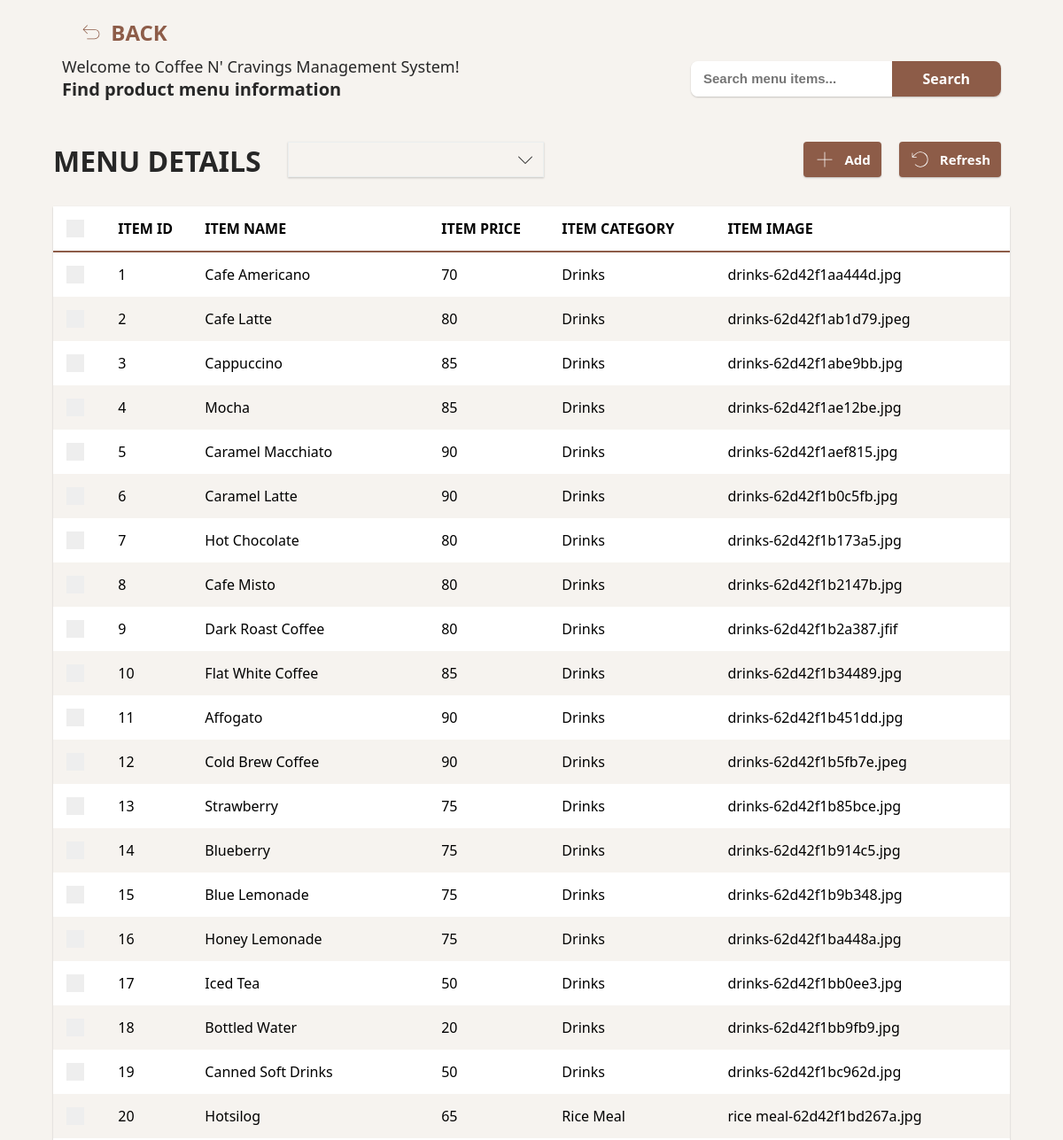
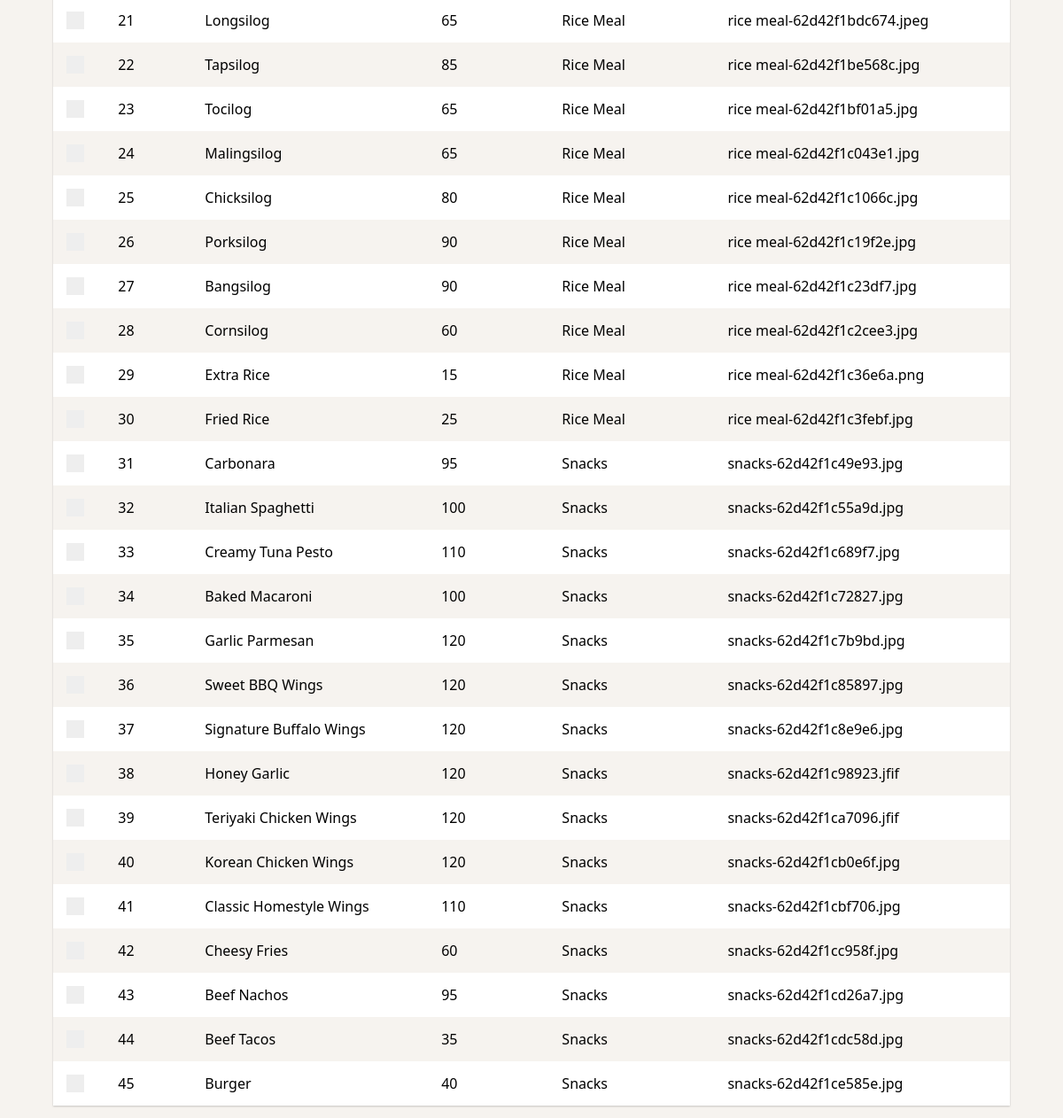
/products.php, run on the app's committed database (2 pictures, top to bottom).
### tables this page shows
CREATE TABLE `products` (
  `product_id` int(11) NOT NULL,
  `name` varchar(100) NOT NULL,
  `price` int(11) NOT NULL,
  `category` varchar(100) NOT NULL,
  `image` varchar(250) NOT NULL,
  `date_created` timestamp NOT NULL DEFAULT current_timestamp()
);

### functions.php (called while the page is built, shortened)
<?php
function ConditionToQ($data, $delimeter)
{
    return implode($delimeter, array_map(function ($value, $key) {
        return $key . "=" . "'" . $value . "'";
    }, $data, array_keys($data)));
}
function Select($table, $where, $fetchAll = false, $database, $some = '')
{
    $w = isset($where) ? " WHERE " . ConditionToQ($where, " AND ") : "";
    $query = "SELECT * FROM " . $table . $w . $some;
    $stmt = $database->prepare($query);
    $stmt->execute();
    if ($fetchAll) {
        return $stmt->fetchAll();
    }
    else {
        return $stmt->fetch();
    }
}

### system.php (the view, shortened to what this page needs)
<?php
include __DIR__ . "./functions.php";
function UseIcon($name, $p = '')
{
    $SOME = empty($p) ? '' : $p;
    $PATH = __DIR__ . "/" . $SOME . "assets/media/icons/";
    $ICON = $PATH . $name . ".svg";
    if (file_exists($ICON)) {
        return file_get_contents($ICON);
    }
    else {
        return null;
    }
}
function CreateComboBox($name, $value, $contents, $placeholder = "")
{
    $output = '
            <div class="custom-combo-box ' . $name . '">
                <div class="content">
                    <input type="text" name="' . $name . '" value="' . $value . '" placeholder="' . $placeholder . '">
                    <div class="icon">';
    $output .= UseIcon("down");
    $output .= '</div></div>';
    $output .= '<div class="floating-container">';
    foreach ($contents as $item) {
        if (isset($item["value"])) {
            $output .= '
                        <div class="item" value="' . $item["value"] . '"><span>' . $item["text"] . '</span></div>
                    ';
        }
        else {
            $output .= '
                        <div class="item"><span>' . $item . '</span></div>
                    ';
        }
    }
    $output .= '</div>';
    $output .= '</div>';
    return $output;
}
function CreateCheckbox()
{
    $output = '
    <div class="custom-checkbox-parent">
        <div class="checkbox-content">
            <div class="circle"></div>
            <label class="custom-checkbox">
                <input type="checkbox" class="table-checkbox">
                <span class="checkmark"></span>
            </label>
        </div>
    </div>
    ';
    return $output;
}
function CreateTable($headeritems, $bodyitems, $data, $idname, $button = -1, $nocheckbox = false, $scrollable = true)
{
    $output = '<div class="custom-grid-table ' . ($scrollable ? '' : "no-scroll") . '">
                <table>';
    $output .= '<thead class="grid-table-header"><tr>';
    if (!$nocheckbox) {
        $output .= '<th>' . CreateCheckbox() . '</th>';
    }
    foreach ($headeritems as $item) {
        $output .= '<th>' . $item . '</th>';
    }
    $output .= '</tr></thead>';
    $output .= '<tbody class="grid-table-body">';
    foreach ($data as $item) {
        $output .= '<tr class="body-item" data-id="' . $item[$idname] . '">';
        if (!$nocheckbox) {
            $output .= '<td>' . CreateCheckbox() . '</td>';
        }
        if ($button >= 0) {
            $btnitems = array_fill(0, $button, $button);
            $bitem = array_fill(0, count($bodyitems), $item);
            $ranged = range(0, $button);
            $contents = array_map(function ($key, $val, $r, $b) {
                return $r === $b - 1 ? $key : ($val === null ? "" : $val[$key]);
            }, $bodyitems, $bitem, $ranged, $btnitems);
            $i = 0;
            foreach ($contents as $content) {
                if ($i === $button - 1) {
                    $output .= '
                    <td>
                        <div class="icon-button">
                            <div class="text">
                                <span>' . $content . '</span>
                            </div>
                        </div>
                    </td>
                    ';
                }
                else {
                    $output .= '<td>' . $content . '</td>';
                }
                $i++;
            }
        }
        else {
            $bitem = array_fill(0, count($bodyitems), $item);
            $contents = array_map(function ($key, $val) {
                return $val === null ? "" : (isset($val[$key]) ? $val[$key] : "");
            }, $bodyitems, $bitem);
            foreach ($contents as $content) {
                $output .= '<td>' . $content . '</td>';
            }
        }
        $output .= '</tr>';
    }
    $output .= '</tbody>';
    $output .= '</table></div>';
    return $output;
}
function GetProducts($filter, $database)
{
    return Select("products", $filter, true, $database);
}

### assets/css/styles.css (style rules this page uses)
* { margin: 0; padding: 0; -webkit-box-sizing: border-box; box-sizing: border-box; }
body { font-family: system-ui, -apple-system, BlinkMacSystemFont, 'Segoe UI', Roboto, Oxygen, Ubuntu, Cantarell, 'Open Sans', 'Helvetica Neue', sans-serif; width: 100%; }
.program-content .main-header .header-top .text-button .icon svg, .program-content .main-header .header-top .text-button .icon path { width: 24px; height: auto; fill: #8d5c48; }
.grid-table-container .table-info-container .info-left .custom-combo-box, .grid-table-container .table-info-container .info-right .custom-combo-box { margin: 0 30px; }
.custom-combo-box { position: relative; -webkit-box-shadow: rgba(0, 0, 0, 0.2) 0px 1px 2px 0px; box-shadow: rgba(0, 0, 0, 0.2) 0px 1px 2px 0px; border: 1px solid #ebeeee; cursor: pointer; display: -webkit-box; display: -ms-flexbox; display: flex; -webkit-box-align: center; -ms-flex-align: center; align-items: center; color: #272727; max-height: 40px; }
.custom-combo-box .content { display: -webkit-box; display: -ms-flexbox; display: flex; -webkit-box-align: center; -ms-flex-align: center; align-items: center; -ms-flex-line-pack: center; align-content: center; width: 100%; -webkit-box-pack: justify; -ms-flex-pack: justify; justify-content: space-between; }
.custom-combo-box .content input { padding: 5px 20px; width: 100%; height: 100%; font-size: 16px; font-weight: 500; outline: none; background: none; border: none; cursor: pointer; color: #272727; }
.custom-combo-box .content .icon { width: 40px; height: 40px; min-width: 40px; min-height: 40px; max-width: 40px; display: -webkit-box; display: -ms-flexbox; display: flex; -webkit-box-pack: center; -ms-flex-pack: center; justify-content: center; -webkit-box-align: center; -ms-flex-align: center; align-items: center; }
.custom-combo-box .content .icon svg, .custom-combo-box .content .icon path { width: 24px; height: auto; }
.icon-button .icon svg, .icon-button .icon path { width: 24px; height: auto; color: #fff; fill: #fff; }
.custom-checkbox-parent { width: 40px; height: 40px; padding: 10px; border-radius: 50%; cursor: pointer; display: -webkit-box; display: -ms-flexbox; display: flex; -webkit-box-pack: center; -ms-flex-pack: center; justify-content: center; }
.custom-checkbox-parent .circle { width: 40px; height: 40px; padding: 10px; border-radius: 50%; cursor: pointer; position: absolute; top: 10%; margin-left: -10px; z-index: -1; }
.custom-checkbox-parent .checkbox-content { width: 100%; }
.custom-checkbox { position: relative; cursor: pointer; font-size: 20px; -webkit-user-select: none; -moz-user-select: none; -ms-user-select: none; user-select: none; user-select-box-shadow: rgba(0, 0, 0, 0.2) 0px 1px 2px 0px; }
.custom-checkbox .checkmark:after { left: 6px; top: 2px; width: 5px; height: 10px; border: solid white; border-width: 0 3px 3px 0; -webkit-transform: rotate(45deg); transform: rotate(45deg); }
.checkmark { position: absolute; top: 0; left: 0; height: 20px; width: 20px; background-color: #eee; }
.checkmark:after { content: ""; position: absolute; display: none; }
.custom-grid-table { overflow-y: auto; max-height: calc( 100vh - 250px); min-height: 300px; background: #fff; -webkit-box-shadow: rgba(0, 0, 0, 0.2) 0px 1px 2px 0px; box-shadow: rgba(0, 0, 0, 0.2) 0px 1px 2px 0px; }
.custom-grid-table { width: 100%; }
.custom-grid-table thead { background: #fff !important; }
.custom-grid-table thead th { position: -webkit-sticky; position: sticky; top: 0; z-index: 1; border-bottom: 2px solid #8d5c48; background: #fff; -webkit-box-shadow: rgba(0, 0, 0, 0.2) 0px 1px 2px 0px; box-shadow: rgba(0, 0, 0, 0.2) 0px 1px 2px 0px; text-transform: uppercase; height: 50px !important; }
table { border-collapse: collapse; width: 100% !important; position: relative; background: #fff; }
table tr { cursor: pointer; -webkit-user-select: none; -moz-user-select: none; -ms-user-select: none; user-select: none; }
table tr:nth-child(even) { background: #f6f3ef; }
table td { height: 45px; }
table th, table td { padding: 5px; text-align: left; }

### data on the page
products: product_id "1", name "Cafe Americano", price "70", category "Drinks", image "drinks-62d42f1aa444d.jpg"
products: product_id "2", name "Cafe Latte", price "80", category "Drinks", image "drinks-62d42f1ab1d79.jpeg"
products: product_id "3", name "Cappuccino", price "85", category "Drinks", image "drinks-62d42f1abe9bb.jpg"
products: product_id "4", name "Mocha", price "85", category "Drinks", image "drinks-62d42f1ae12be.jpg"
products: product_id "5", name "Caramel Macchiato", price "90", category "Drinks", image "drinks-62d42f1aef815.jpg"
products: product_id "6", name "Caramel Latte", price "90", category "Drinks", image "drinks-62d42f1b0c5fb.jpg"
products: product_id "7", name "Hot Chocolate", price "80", category "Drinks", image "drinks-62d42f1b173a5.jpg"
products: product_id "8", name "Cafe Misto", price "80", category "Drinks", image "drinks-62d42f1b2147b.jpg"
products: product_id "9", name "Dark Roast Coffee", price "80", category "Drinks", image "drinks-62d42f1b2a387.jfif"
products: product_id "10", name "Flat White Coffee", price "85", category "Drinks", image "drinks-62d42f1b34489.jpg"
products: product_id "11", name "Affogato", price "90", category "Drinks", image "drinks-62d42f1b451dd.jpg"
products: product_id "12", name "Cold Brew Coffee", price "90", category "Drinks", image "drinks-62d42f1b5fb7e.jpeg"
products: product_id "13", name "Strawberry", price "75", category "Drinks", image "drinks-62d42f1b85bce.jpg"
products: product_id "14", name "Blueberry", price "75", category "Drinks", image "drinks-62d42f1b914c5.jpg"
products: product_id "15", name "Blue Lemonade", price "75", category "Drinks", image "drinks-62d42f1b9b348.jpg"
products: product_id "16", name "Honey Lemonade", price "75", category "Drinks", image "drinks-62d42f1ba448a.jpg"
products: product_id "17", name "Iced Tea", price "50", category "Drinks", image "drinks-62d42f1bb0ee3.jpg"
products: product_id "18", name "Bottled Water", price "20", category "Drinks", image "drinks-62d42f1bb9fb9.jpg"
products: product_id "19", name "Canned Soft Drinks", price "50", category "Drinks", image "drinks-62d42f1bc962d.jpg"
products: product_id "20", name "Hotsilog", price "65", category "Rice Meal", image "rice meal-62d42f1bd267a.jpg"
products: product_id "21", name "Longsilog", price "65", category "Rice Meal", image "rice meal-62d42f1bdc674.jpeg"
products: product_id "22", name "Tapsilog", price "85", category "Rice Meal", image "rice meal-62d42f1be568c.jpg"
products: product_id "23", name "Tocilog", price "65", category "Rice Meal", image "rice meal-62d42f1bf01a5.jpg"
products: product_id "24", name "Malingsilog", price "65", category "Rice Meal", image "rice meal-62d42f1c043e1.jpg"
products: product_id "25", name "Chicksilog", price "80", category "Rice Meal", image "rice meal-62d42f1c1066c.jpg"
products: product_id "26", name "Porksilog", price "90", category "Rice Meal", image "rice meal-62d42f1c19f2e.jpg"
products: product_id "27", name "Bangsilog", price "90", category "Rice Meal", image "rice meal-62d42f1c23df7.jpg"
products: product_id "28", name "Cornsilog", price "60", category "Rice Meal", image "rice meal-62d42f1c2cee3.jpg"
products: product_id "29", name "Extra Rice", price "15", category "Rice Meal", image "rice meal-62d42f1c36e6a.png"
products: product_id "30", name "Fried Rice", price "25", category "Rice Meal", image "rice meal-62d42f1c3febf.jpg"
products: product_id "31", name "Carbonara", price "95", category "Snacks", image "snacks-62d42f1c49e93.jpg"
products: product_id "32", name "Italian Spaghetti", price "100", category "Snacks", image "snacks-62d42f1c55a9d.jpg"
products: product_id "33", name "Creamy Tuna Pesto", price "110", category "Snacks", image "snacks-62d42f1c689f7.jpg"
products: product_id "34", name "Baked Macaroni", price "100", category "Snacks", image "snacks-62d42f1c72827.jpg"
products: product_id "35", name "Garlic Parmesan", price "120", category "Snacks", image "snacks-62d42f1c7b9bd.jpg"
products: product_id "36", name "Sweet BBQ Wings", price "120", category "Snacks", image "snacks-62d42f1c85897.jpg"
products: product_id "37", name "Signature Buffalo Wings", price "120", category "Snacks", image "snacks-62d42f1c8e9e6.jpg"
products: product_id "38", name "Honey Garlic", price "120", category "Snacks", image "snacks-62d42f1c98923.jfif"
products: product_id "39", name "Teriyaki Chicken Wings", price "120", category "Snacks", image "snacks-62d42f1ca7096.jfif"
products: product_id "40", name "Korean Chicken Wings", price "120", category "Snacks", image "snacks-62d42f1cb0e6f.jpg"
products: product_id "41", name "Classic Homestyle Wings", price "110", category "Snacks", image "snacks-62d42f1cbf706.jpg"
products: product_id "42", name "Cheesy Fries", price "60", category "Snacks", image "snacks-62d42f1cc958f.jpg"
products: product_id "43", name "Beef Nachos", price "95", category "Snacks", image "snacks-62d42f1cd26a7.jpg"
products: product_id "44", name "Beef Tacos", price "35", category "Snacks", image "snacks-62d42f1cdc58d.jpg"
products: product_id "45", name "Burger", price "40", category "Snacks", image "snacks-62d42f1ce585e.jpg"

### other printed values
$item "ITEM ID"
$item "ITEM NAME"
$item "ITEM PRICE"
$item "ITEM CATEGORY"
$item "ITEM IMAGE"
